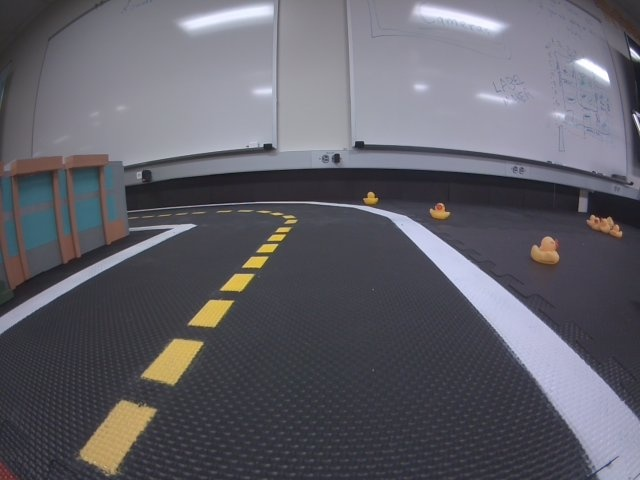
#> input picture python_comparison/sample_images/image0.jpg, 640 x 480 px
$ python img_processing.py --input-dir sample_images
#> lines starting #> are read from the running program, lines starting #| are printed output that depends on the picture; after the words box and inside, x2 and y2 are one past the last pixel; in counts of white or black regions, pixels touching at a corner belong together
#!/usr/bin/env python3
"""
CPU baseline: color filter (yellow + white) + Canny edge detection using OpenCV.
Runs the pipeline on ALL images in a folder.

Usage:
    python cpu_lane_canny_batch.py -i sample_images/ -o output/
"""

import argparse
import os
import time
import cv2
import numpy as np

NEW_IMAGE_HEIGHT = 260

# -------------------------------------------------------------
# ---- Utility functions
# -------------------------------------------------------------
def parse_args():
    parser = argparse.ArgumentParser(
        description="CPU baseline: color filter + Canny edge detection (batch mode)"
    )
    parser.add_argument(
        "-i", "--input-dir",
        required=True,
        help="Directory containing JPEG/PNG images"
    )
    parser.add_argument(
        "-o", "--output-dir",
        default="output_cpu",
        help="Directory to save results"
    )
    parser.add_argument(
        "--repeats",
        type=int,
        default=1,
        help="Number of repeats per image for stable timing"
    )
    return parser.parse_args()


def ensure_dir(path):
    if not os.path.isdir(path):
        os.makedirs(path, exist_ok=True)


def list_images_in_dir(directory):
#> called with directory = 'sample_images'
    exts = (".jpg", ".jpeg", ".png", ".bmp")
    files = []
    for f in os.listdir(directory):
        if f.lower().endswith(exts):
            files.append(os.path.join(directory, f))
#> pass 2 of the loop in list_images_in_dir, `for f in os.listdir(directory):`:
    return sorted(files)


# -------------------------------------------------------------
# ---- Crop helper (vertical crop from bottom)
# -------------------------------------------------------------
def crop_vertically_from_bottom(bgr_img, new_height):
    h, w, c = bgr_img.shape
    if new_height > h:
        raise ValueError("new_height exceeds current height")
    start_row = h - new_height
    return bgr_img[start_row:h, :, :]


# -------------------------------------------------------------
# ---- Color filter + Canny pipeline
# -------------------------------------------------------------
def color_filter_yellow_white(bgr_img):
    hsv = cv2.cvtColor(bgr_img, cv2.COLOR_BGR2HSV)

    yellow_lower = np.array([16, 51, 91], dtype=np.uint8)
    yellow_upper = np.array([44, 179, 254], dtype=np.uint8)

    white_lower = np.array([70, 0, 150], dtype=np.uint8)
    white_upper = np.array([170, 150, 255], dtype=np.uint8)

    yellow = cv2.inRange(hsv, yellow_lower, yellow_upper)
    white = cv2.inRange(hsv, white_lower, white_upper)


    return yellow, white


def process_image(bgr_img):

    bgr_img = crop_vertically_from_bottom(bgr_img, new_height=NEW_IMAGE_HEIGHT)

    timings = {}

    t0 = time.perf_counter()
    yellow, white = color_filter_yellow_white(bgr_img)
    t1 = time.perf_counter()
    timings["color_filter_ms"] = (t1 - t0) * 1000

    t0 = time.perf_counter()
    kernel = cv2.getStructuringElement(cv2.MORPH_ELLIPSE, (5, 5))
    yellow_eroded = cv2.erode(yellow, kernel)
    white_eroded = cv2.erode(white, kernel)
    t1 = time.perf_counter()
    timings["erode_ms"] = (t1 - t0) * 1000

    t0 = time.perf_counter()
    kernel = cv2.getStructuringElement(cv2.MORPH_ELLIPSE, (5, 5))
    yellow_dilated = cv2.dilate(yellow_eroded, kernel)
    white_dilated = cv2.dilate(white, kernel)
    t1 = time.perf_counter()
    timings["dilate_ms"] = (t1 - t0) * 1000

    t0 = time.perf_counter()
    gray = cv2.cvtColor(bgr_img, cv2.COLOR_BGR2GRAY)
    t1 = time.perf_counter()
    timings["bgr2gray_ms"] = (t1 - t0) * 1000

    t0 = time.perf_counter()
    blurred = cv2.GaussianBlur(gray, (5, 5), 1.0)
    t1 = time.perf_counter()
    timings["gaussian_blur_ms"] = (t1 - t0) * 1000

    t0 = time.perf_counter()
    edges = cv2.Canny(blurred, 50, 150)
    t1 = time.perf_counter()
    timings["canny_ms"] = (t1 - t0) * 1000

    t0 = time.perf_counter()
    yellow_edges = cv2.bitwise_and(edges, edges, mask=yellow_dilated)
    white_edges = cv2.bitwise_and(edges, edges, mask=white_dilated)
    t1 = time.perf_counter()
    timings["bitwiseAND_ms"] = (t1 - t0) * 1000

    timings["total_ms"] = sum(timings.values())

    return {
        "gray": gray,
        "yellow": yellow,
        "white": white,
        "Yellow_dilated": yellow_dilated,
        "White_dilated": white_dilated,
        "Yellow_eroded": yellow_eroded,
        "White_eroded": white_eroded,
        "blurred": blurred,
        "edges": edges,
        "yellow_edges" : yellow_edges,
        "white_edges" : white_edges,
        "timings": timings
    }


# -------------------------------------------------------------
# ---- Main batch loop
# -------------------------------------------------------------
def main():
    args = parse_args()
    ensure_dir(args.output_dir)

    images = list_images_in_dir(args.input_dir)
    if not images:
        raise RuntimeError(f"No images found in: {args.input_dir}")

    print(f"Found {len(images)} images:")
    for img in images:
        print("  -", img)

    all_totals = []

    for img_path in images:
        base = os.path.splitext(os.path.basename(img_path))[0]
        print(f"\n=== Processing {base} ===")

        bgr = cv2.imread(img_path, cv2.IMREAD_COLOR)
#> bgr is the input picture: shape (480, 640, 3); mean B, G, R 104.1, 95.7, 96.7
        if bgr is None:
            print("  ERROR: unable to load.")
            continue

        # Repeat to average timing
        timings_accum = {}
        for _ in range(args.repeats):
            out = process_image(bgr)
            for k, v in out["timings"].items():
                timings_accum[k] = timings_accum.get(k, 0.0) + v
#> this loop made 1 pass
#> pass 1, in process_image, `bgr_img = crop_vertically_from_bottom(bgr_img, new_height=NEW_IMAGE_HE..`:
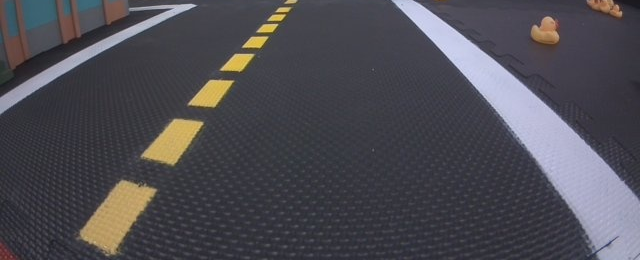
#> bgr_img: shape (260, 640, 3); mean of channels 0, 1, 2 82.6, 75.9, 77.4; drawn as B, G, R
#> pass 1, in color_filter_yellow_white, `yellow = cv2.inRange(hsv, yellow_lower, yellow_upper)`:
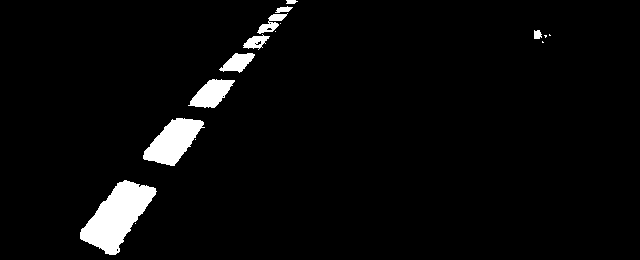
#> yellow: shape (260, 640); 3.9% white; 16 white regions (7 under 20 px), largest, box (x1, y1, x2, y2) and area: (80, 180, 157, 255) 2922, (143, 118, 205, 166) 1657, (188, 79, 235, 108) 790
#> pass 1, in color_filter_yellow_white, `white = cv2.inRange(hsv, white_lower, white_upper)`:
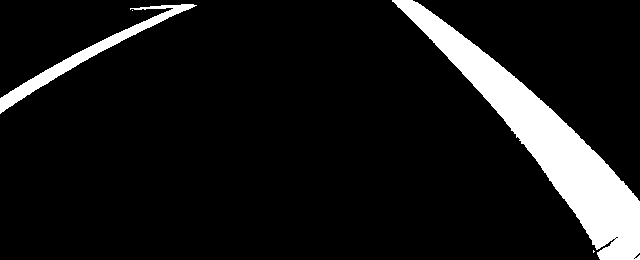
#> white: shape (260, 640); 9.7% white; 4 white regions (2 under 20 px), largest, box (x1, y1, x2, y2) and area: (392, 0, 640, 260) 13865, (0, 4, 197, 114) 2320
#> after the loop, timings_accum = {'color_filter_ms': 12.3, 'erode_ms': 0.226, 'dilate_ms': 0.167, 'bgr2gray_ms': 0.124, 'gaussian_blur_ms': 0.193, 'canny_ms': 0.466, 'bitwiseAND_ms': 0.938, 'total_ms': 14.42}

        # Average
        for k in timings_accum:
            timings_accum[k] /= args.repeats
#> this loop made 8 passes
#> k on passes 1 to 8: 'color_filter_ms', 'erode_ms', 'dilate_ms', 'bgr2gray_ms', 'gaussian_blur_ms', 'canny_ms', 'bitwiseAND_ms', 'total_ms'

        all_totals.append(timings_accum["total_ms"])

        print("Timing (avg over repeats):")
        for k, v in timings_accum.items():
            print(f"  {k:18s}: {v:8.3f} ms")
#> this loop made 8 passes
#> (k, v) on passes 1 to 8: ('color_filter_ms', 12.3), ('erode_ms', 0.226), ('dilate_ms', 0.167), ('bgr2gray_ms', 0.124), ('gaussian_blur_ms', 0.193), ('canny_ms', 0.466), ('bitwiseAND_ms', 0.938), ('total_ms', 14.42)
#|   color_filter_ms   :   12.302 ms
#|   erode_ms          :    0.226 ms
#|   dilate_ms         :    0.167 ms
#|   bgr2gray_ms       :    0.124 ms
#|   gaussian_blur_ms  :    0.193 ms
#|   canny_ms          :    0.466 ms
#|   bitwiseAND_ms     :    0.938 ms
#|   total_ms          :   14.415 ms

        # Save output images
        cv2.imwrite(f"{args.output_dir}/{base}_gray.png", out["gray"])
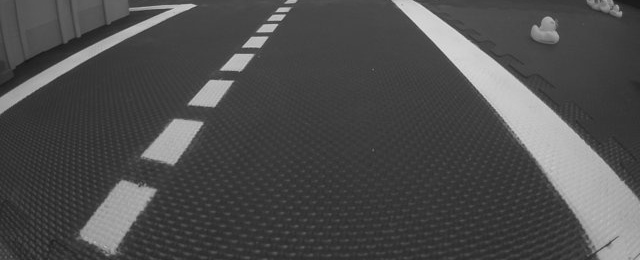
#> saved as image0_gray.png: shape (260, 640); min 22, max 227, mean 77.1
        cv2.imwrite(f"{args.output_dir}/{base}_yellow.png", out["yellow"])
        cv2.imwrite(f"{args.output_dir}/{base}_white.png", out["white"])
        cv2.imwrite(f"{args.output_dir}/{base}_yellow_dilated.png", out["Yellow_dilated"])
        cv2.imwrite(f"{args.output_dir}/{base}_white_dilated.png", out["White_dilated"])
        cv2.imwrite(f"{args.output_dir}/{base}_yellow_eroded.png", out["Yellow_eroded"])
        cv2.imwrite(f"{args.output_dir}/{base}_white_eroded.png", out["White_eroded"])
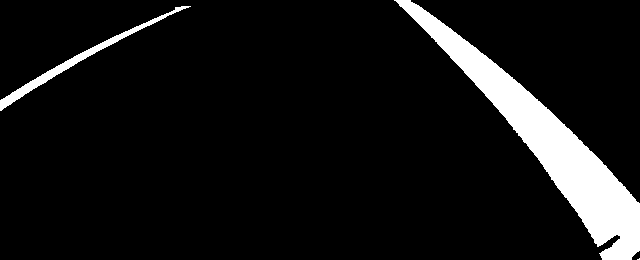
#> saved as image0_white_eroded.png: shape (260, 640); 8.3% white; 3 white regions (1 under 20 px), largest, box (x1, y1, x2, y2) and area: (394, 0, 640, 260) 12364, (0, 6, 191, 111) 1380
        cv2.imwrite(f"{args.output_dir}/{base}_blurred.png", out["blurred"])
        cv2.imwrite(f"{args.output_dir}/{base}_edges.png", out["edges"])
        cv2.imwrite(f"{args.output_dir}/{base}_yellow_edges.png", out["yellow_edges"])
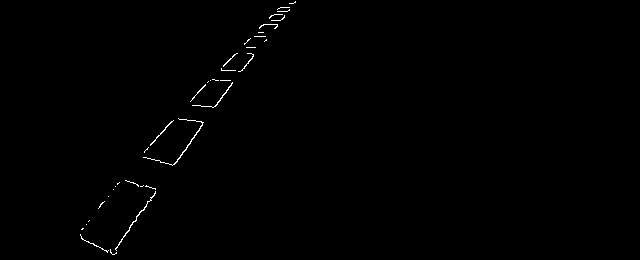
#> saved as image0_yellow_edges.png: shape (260, 640); 0.44% white in thin lines or dots, all inside (x1, y1, x2, y2) = (80, 1, 296, 255)
        cv2.imwrite(f"{args.output_dir}/{base}_white_edges.png", out["white_edges"])
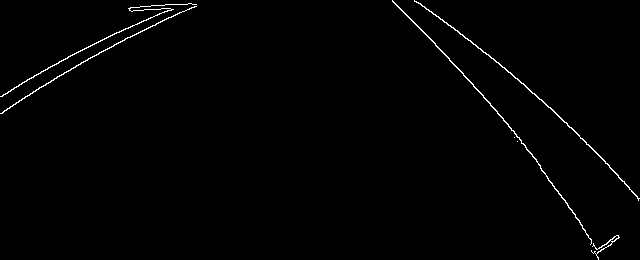
#> saved as image0_white_edges.png: shape (260, 640); 0.98% white in thin lines or dots
#> pass 2 of the loop in main, `for img_path in images:`:
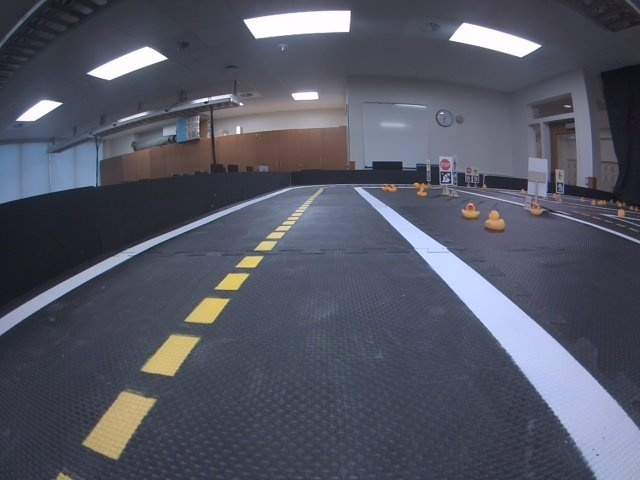
#> input picture python_comparison/sample_images/image1.jpg, 640 x 480 px
#> in main, bgr is the input picture: shape (480, 640, 3); mean B, G, R 98.8, 85.8, 83.2
#> the loop in main, `for _ in range(args.repeats):` made 1 pass
#> pass 1, in color_filter_yellow_white (call 2), `yellow = cv2.inRange(hsv, yellow_lower, yellow_upper)`:
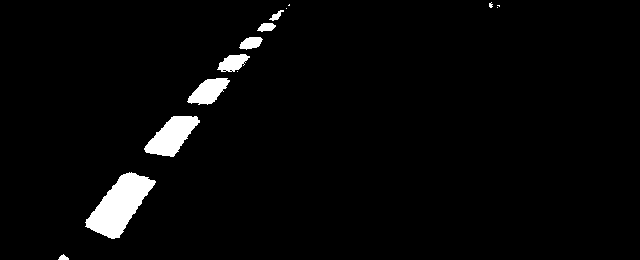
#> yellow: shape (260, 640); 3.1% white; 14 white regions (6 under 20 px), largest, box (x1, y1, x2, y2) and area: (85, 172, 156, 239) 2382, (144, 116, 200, 157) 1276, (187, 78, 230, 105) 685
#> after the loop in main, `for _ in range(args.repeats):`: timings_accum = {'color_filter_ms': 10.85, 'erode_ms': 0.24, 'dilate_ms': 0.17, 'bgr2gray_ms': 0.118, 'gaussian_blur_ms': 0.148, 'canny_ms': 0.372, 'bitwiseAND_ms': 0.827, 'total_ms': 12.73}
#> the loop in main, `for k in timings_accum:` made 8 passes
#> the loop in main, `for k, v in timings_accum.items():` made 8 passes
#> (k, v) on passes 1 to 8: ('color_filter_ms', 10.85), ('erode_ms', 0.24), ('dilate_ms', 0.17), ('bgr2gray_ms', 0.118), ('gaussian_blur_ms', 0.148), ('canny_ms', 0.372), ('bitwiseAND_ms', 0.827), ('total_ms', 12.73)
#> (printed output is left out)
#> in main, `cv2.imwrite(f"{args.output_dir}/{base}_white_edges.png", out["white_ed..`:
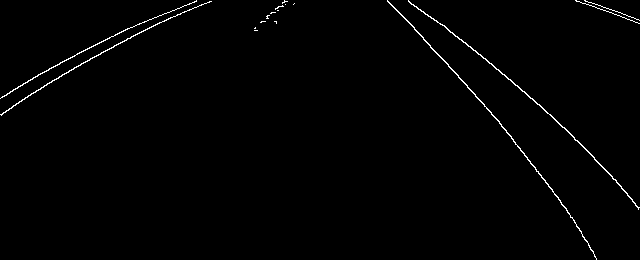
#> saved as image1_white_edges.png: shape (260, 640); 1% white in thin lines or dots

    # Final summary
    print("\n==============================")
    print(" Average total time per image ")
    print("==============================")
    avg = sum(all_totals) / len(all_totals)
#> avg = 13.57
    print(f"   {avg:.3f} ms (CPU, Python - OpenCV)")
#|    13.572 ms (CPU, Python - OpenCV)

    print("\nDone!")


if __name__ == "__main__":
    print("Running Main")
    main()
